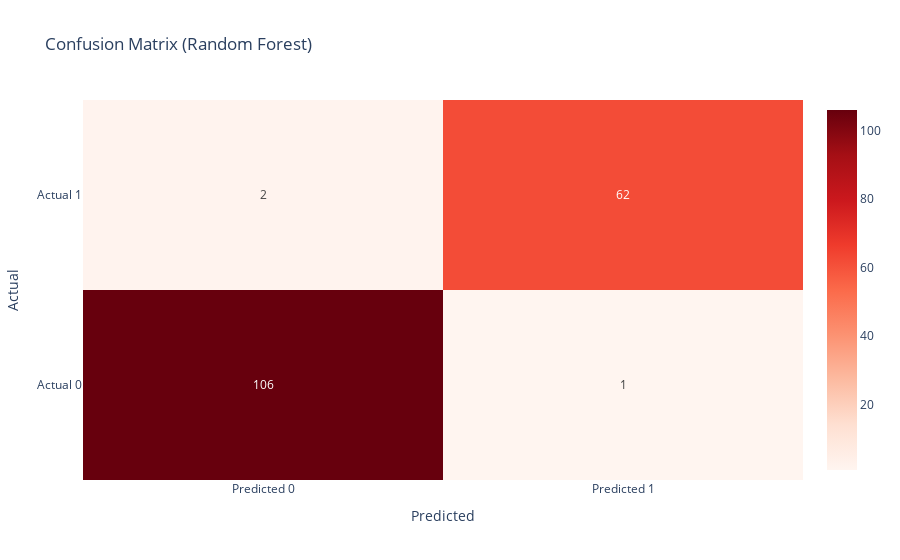

Notebook code for this chart:
### Markdown cell above
As we can see above, we recieved approximately <b>`98.25%`</b> accuracy using the <b>Random Forest Model</b>

### Code cell
conf_matrix = confusion_matrix(y_test, y_pred)

heatmap = go.Heatmap(z=conf_matrix, 
                     x=['Predicted 0', 'Predicted 1'],
                     y=['Actual 0', 'Actual 1'],
                     colorscale='reds', 
                     text=conf_matrix, texttemplate="%{text}")

layout = go.Layout(
    title='Confusion Matrix (Random Forest)',
    xaxis=dict(title='Predicted'),
    yaxis=dict(title='Actual'),
)

fig = go.Figure(data=[heatmap], layout=layout)
fig.show()

### Figure 1 — Plotly figure (JSON) as saved in the notebook; plotly's stock layout.template omitted (floating-point values rounded to 4 significant figures)
{"data": [{"colorscale": [[0, "rgb(255,245,240)"], [0.125, "rgb(254,224,210)"], [0.25, "rgb(252,187,161)"], [0.375, "rgb(252,146,114)"], [0.5, "rgb(251,106,74)"], [0.625, "rgb(239,59,44)"], [0.75, "rgb(203,24,29)"], [0.875, "rgb(165,15,21)"], [1, "rgb(103,0,13)"]], "text": [[106, 1], [2, 62]], "texttemplate": "%{text}", "type": "heatmap", "x": ["Predicted 0", "Predicted 1"], "y": ["Actual 0", "Actual 1"], "z": [[106, 1], [2, 62]]}], "layout": {"title": {"text": "Confusion Matrix (Random Forest)"}, "xaxis": {"title": {"text": "Predicted"}}, "yaxis": {"title": {"text": "Actual"}}}}
